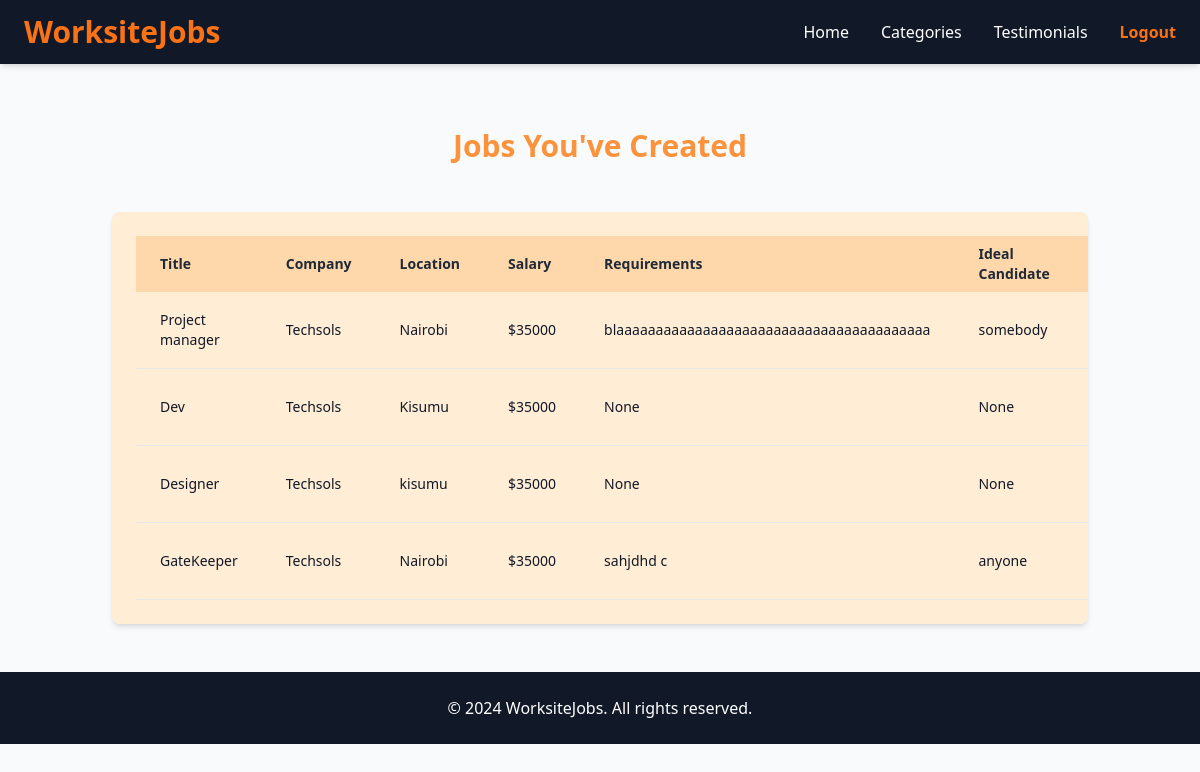
Before: /manage_jobs (signed in) with the older database file.
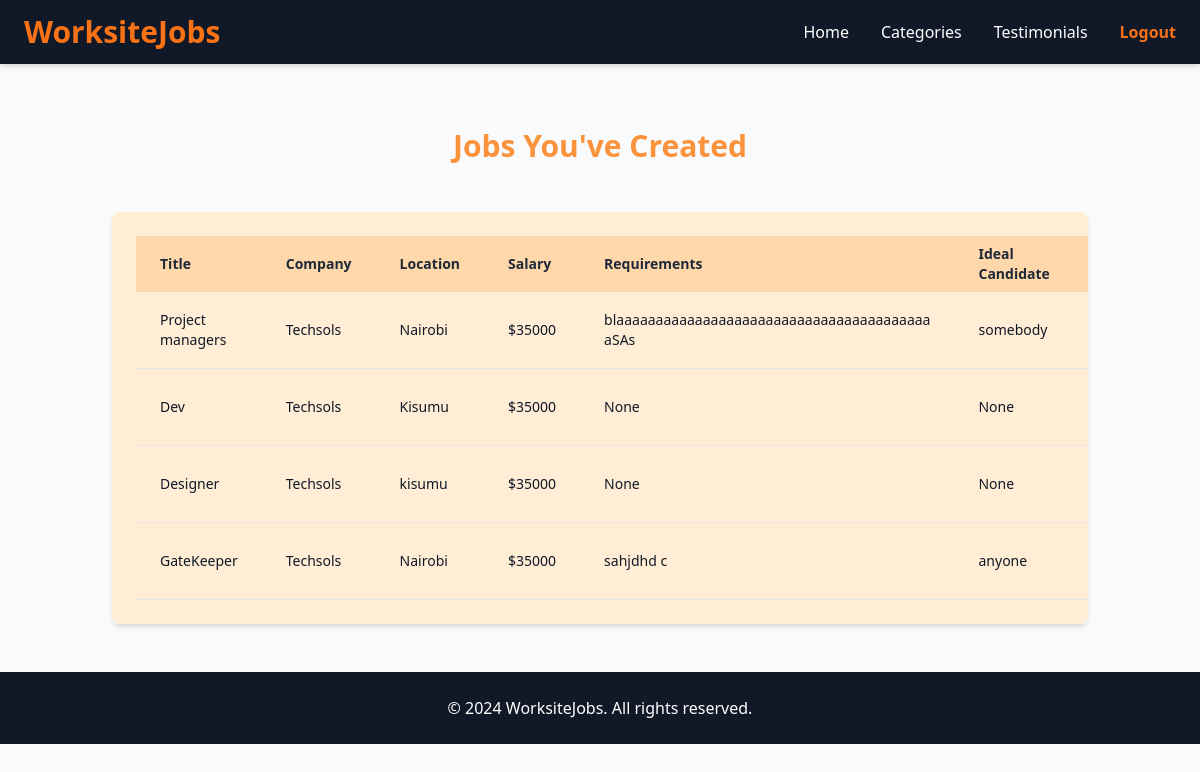
After: the same page with the newer database file.
### job/models.py (models this page shows, shortened)
class Job(models.Model):
    user = models.ForeignKey(User, on_delete=models.CASCADE)
    company = models.ForeignKey(Company, on_delete=models.CASCADE)
    title = models.CharField(max_length=100, null=True, blank=True)
    location = models.CharField(max_length=100, null=True, blank=True)
    salary = models.PositiveIntegerField(default=35000)
    requirement = models.TextField()
    ideal_candidate = models.TextField()
    is_available = models.BooleanField(default=True)
    timestamp = models.DateTimeField(auto_now_add=True)

### company/models.py (models this page shows, shortened)
class Company(models.Model):
    user = models.OneToOneField(User, on_delete=models.CASCADE)
    name = models.CharField(max_length=100, null=True, blank=True)
    est_date = models.PositiveIntegerField( null=True, blank=True)
    city = models.CharField(max_length=100, null=True, blank=True)
    state = models.CharField(max_length=100, null=True, blank=True)

### job/views.py (the view)
# urls.py: path('manage_jobs', views.manage_jobs, name='manage_jobs'),
def manage_jobs(request):
    jobs = Job.objects.filter(user=request.user, company=request.user.company)
    context = {'jobs': jobs}  # Use 'jobs' to match the template's key
    return render(request, 'job/manage_jobs.html', context)

### job/templates/job/manage_jobs.html (shortened to what this page needs)
{% extends 'job/base.html' %}
{% block content %}
<div class="container my-5 pt-20">
    <h1 class="text-center text-orange-400 font-bold text-3xl mb-5">
        Jobs You've Created
    </h1>
    {% if jobs %}
        <div class="overflow-x-auto bg-orange-100 rounded-lg shadow-md p-4">
            <table class="table-auto w-full max-w-5xl mx-auto text-sm">
                <thead>
                    <tr class="bg-orange-200 text-gray-800">
                        <th class="px-4 py-2 w-1/6">Title</th>
                        <th class="px-4 py-2 w-1/6">Company</th>
                        <th class="px-4 py-2 w-1/6">Location</th>
                        <th class="px-4 py-2 w-1/6">Salary</th>
                        <th class="px-4 py-2 w-1/4">Requirements</th>
                        <th class="px-4 py-2 w-1/6">Ideal Candidate</th>
                        <th class="px-4 py-2 w-1/8">Available</th>
                    </tr>
                </thead>
                <tbody>
                    {% for job in jobs %}
                    <tr class="border-b hover:bg-orange-50">
                        <td class="px-4 py-2">{{ job.title }}</td>
                        <td class="px-4 py-2">{{ job.company.name }}</td>
                        <td class="px-4 py-2">{{ job.location }}</td>
                        <td class="px-4 py-2">${{ job.salary }}</td>
                        <td class="px-4 py-2">
                            <div class="overflow-hidden text-ellipsis max-h-24 overflow-y-auto">
                                {{ job.requirement }}
                            </div>
                        </td>
                        <td class="px-4 py-2">
                            <div class="overflow-hidden text-ellipsis max-h-24 overflow-y-auto">
                                {{ job.ideal_candidate }}
                            </div>
                        </td>
                        <td class="px-4 py-2 text-center">
                        </td>
                    </tr>
                    {% endfor %}
                </tbody>
            </table>
        </div>
    {% else %}
        <p class="text-center text-gray-200 text-lg bg-gray-600 py-4 rounded-lg shadow-md">
            You have not created any jobs yet.
        </p>
    {% endif %}
</div>
{% endblock %}

Changed rows visible on the page:
changed Job "somebody": title "Project manager" → "Project managers"; requirement "blaaaaaaaaaaaaaaaaaaaaaaaaaaaaaaaaaaaaaaaa" → "blaaaaaaaaaaaaaaaaaaaaaaaaaaaaaaaaaaaaaaaa aSAs"
